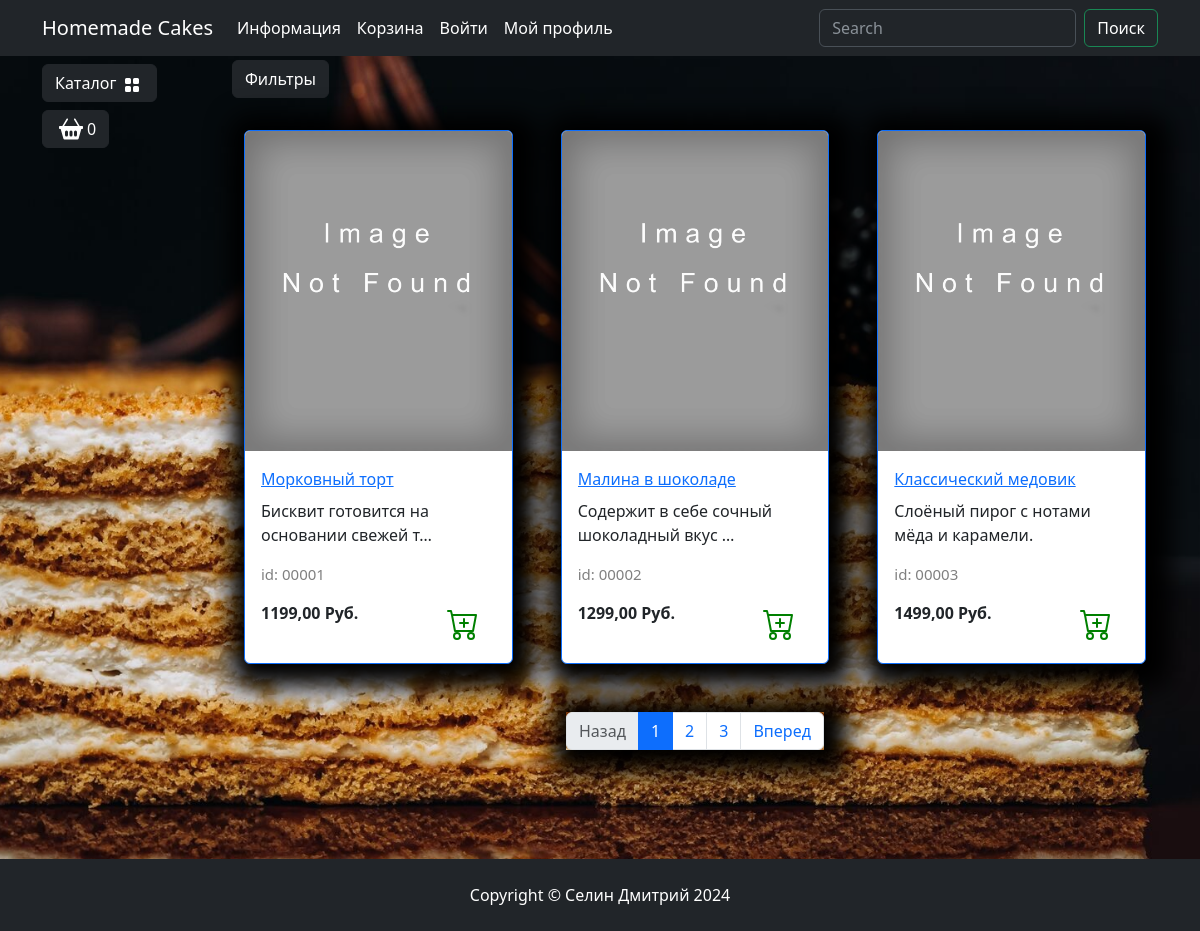
Before: /catalog/all/ with the older database file.
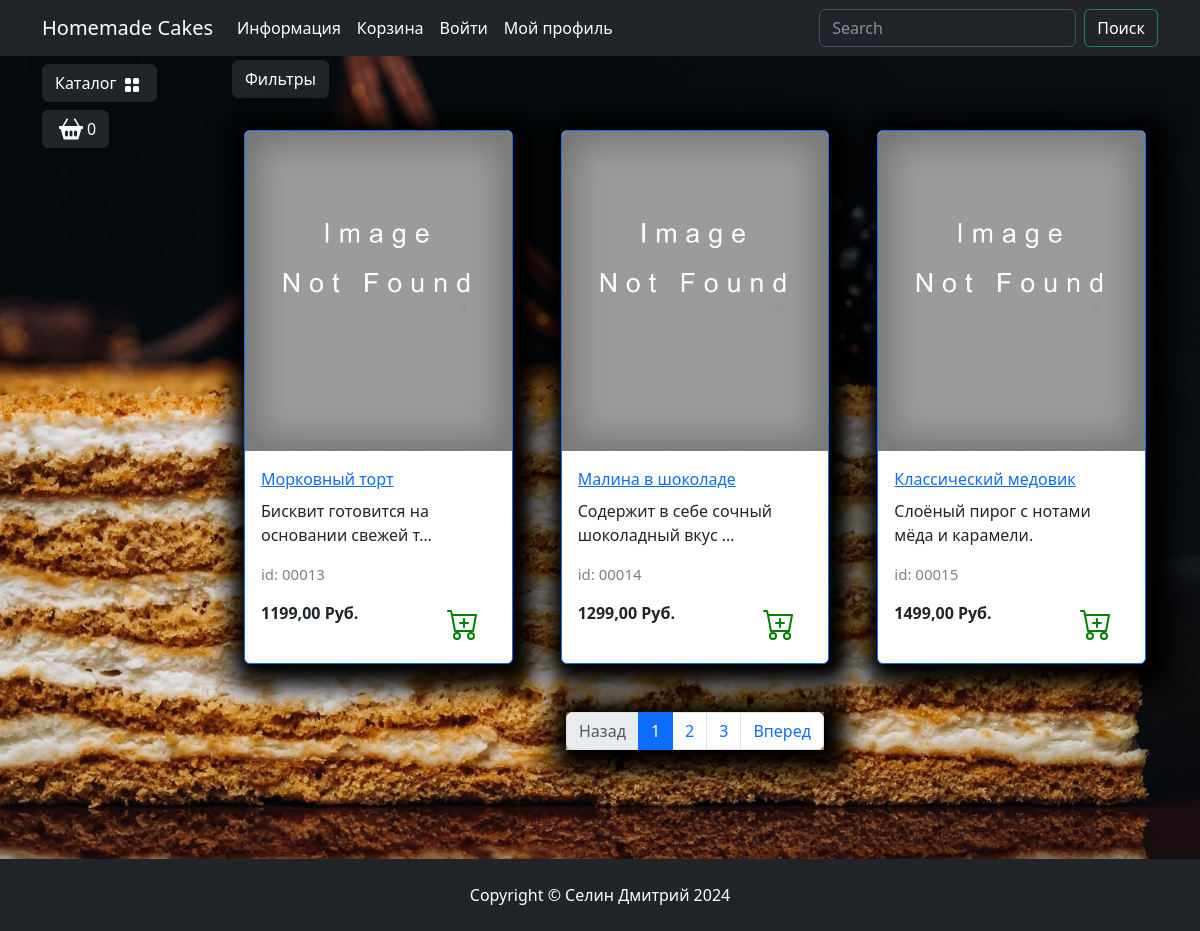
After: the same page with the newer database file.
### goods/models.py (models this page shows, shortened)
class Products(models.Model):
    name = models.CharField(max_length=150, unique=True, verbose_name="Название")
    slug = models.SlugField(max_length=200, unique=True, blank=True, null=True, verbose_name="URL")
    description = models.TextField(blank=True, null=True, verbose_name="Описание")
    image = models.ImageField(upload_to="goods_images", blank=True, null=True, verbose_name="Изображение")
    price = models.DecimalField(default=0.00, max_digits=7, decimal_places=2, verbose_name="Цена")
    dicsount = models.DecimalField(default=0.00, max_digits=4, decimal_places=2, verbose_name="Скидка на товар(%)")
    quantity = models.PositiveBigIntegerField(default=0, verbose_name="Количество")
    category = models.ForeignKey(to=Categories, on_delete=models.CASCADE, verbose_name='Категория')
    class Meta:
        db_table = "product"
        verbose_name = "Продукт"
        verbose_name_plural = "Продукты"
        ordering = ("id",)
    def display_id(self):
        return f"{self.id:05}"

### goods/views.py (the view)
# urls.py: path('catalog/', include('goods.urls', namespace='catalog')),
def catalog(request, category_slug, page=1):
    if category_slug == "all":
        goods = Products.objects.all() # получение всех товаров из базы данных
    else:
        goods = get_list_or_404(Products.objects.filter(category__slug=category_slug))
    paginator = Paginator(goods, 3)
    current_page = paginator.page(page)
    context = {
        "title": "HC - Каталог",
        "goods": current_page,
        "slug_url": category_slug,
    }
    return render(request, "goods/catalog.html", context)

### goods/templatetags/goods_tags.py (called while the page is built)
@register.simple_tag()
def tag_categories():
    return Categories.objects.all()

### goods/templates/goods/catalog.html (shortened to what this page needs)
{% extends "main/base.html" %}
{% load static %}
{% block content %}
<div class="row">
    <div class="dropdown mb-2">
        <button class="btn btn-secondary dropdown-toggle btn-dark" type="button" data-bs-toggle="dropdown"
            aria-expanded="false">
            Фильтры
        </button>
    </div>
    {% for product in goods %}
        <div class="col-lg-4 col-md-6 p-4">
            <div class="card border-primary rounded custom-shadow">
                {% if product.image %}
                    <img src="{{ product.image.url }}" class="card-img-top" alt="{{ product.name }}">
                {% else %}
                    <img src="{% static "deps/images/Not found image.png" %}" class="card-img-top" alt="...">
                {% endif %}
                <div class="card-body">
                    <a href="{% url "catalog:product" product.slug %}">
                        <p class="card-title text-truncate">{{ product.name }}</p>
                    </a>
                    <p class="card-text">{{ product.description|truncatechars:40 }}</p>
                    <p class="product_id">id: {{ product.display_id }}</p>
                    <div class="d-flex justify-content-between">
                        {% if product.dicsount %}
                            <p><s>{{ product.price }}</s> Руб.</p>
                            <p><strong>{{ product.sell_price }} Руб.</strong></p>
                            <span class="badge bg-warning text-dark">Скидка {{ product.dicsount }} %</span>
                        {% else %}
                            <p><strong>{{ product.price }} Руб.</strong></p>
                        {% endif %}
                        <a href="#" class="btn add-to-cart">
                            <img class="mx-1" src="{% static "deps/icons/cart-plus.svg" %}" alt="Catalog Icon"
                                width="32" height="32">
                        </a>
                    </div>
                </div>
            </div>
        </div>
    {% endfor %}
</div>
<nav aria-label="Page navigation example">
    <ul class="pagination justify-content-center my-4">
        <div class="custom-shadow d-flex">
            <li class="page-item {% if not goods.has_previous %} disabled {% endif %}">
              <a class="page-link" href="{% if goods.has_previous %}
                {% url "catalog:index" slug_url goods.previous_page_number %}
              {% else %}
              #
              {% endif %}">Назад</a>
            </li>
            {% for page in goods.paginator.page_range %}
                {% if page >= goods.number|add:-2 and page <= goods.number|add:2 %}
                    <li class="page-item {% if goods.number == page %} active {% endif %}">
                        <a class="page-link" href="{% url "catalog:index" slug_url page %}">{{ page }}</a>
                    </li>
                {% endif %}
            {% endfor %}
            <li class="page-item {% if not goods.has_next %}disabled{% endif %}">
                <a class="page-link" href="{% if goods.has_next %}
                  {% url "catalog:index" slug_url goods.next_page_number %}
                {% else %}
                #
                {% endif %}">Вперед</a>
            </li>
        </div>
    </ul>
</nav>
{% endblock content %}
{% block footer %}
<footer class="py-4 bg-dark">
    <div class="container">
        <p class="m-0 text-center text-white">Copyright &copy; Селин Дмитрий 2024</p>
    </div>
</footer>
{% endblock footer %}

Changed rows visible on the page:
removed Products: name "Морковный торт", description "Бисквит готовится на основании свежей т…", display_id "00001", price "1199,00"
removed Products: name "Малина в шоколаде", description "Содержит в себе сочный шоколадный вкус …", display_id "00002", price "1299,00"
removed Products: name "Классический медовик", description "Слоёный пирог с нотами мёда и карамели.", display_id "00003", price "1499,00"
added Products: name "Морковный торт", description "Бисквит готовится на основании свежей т…", display_id "00013", price "1199,00"
added Products: name "Малина в шоколаде", description "Содержит в себе сочный шоколадный вкус …", display_id "00014", price "1299,00"
added Products: name "Классический медовик", description "Слоёный пирог с нотами мёда и карамели.", display_id "00015", price "1499,00"
